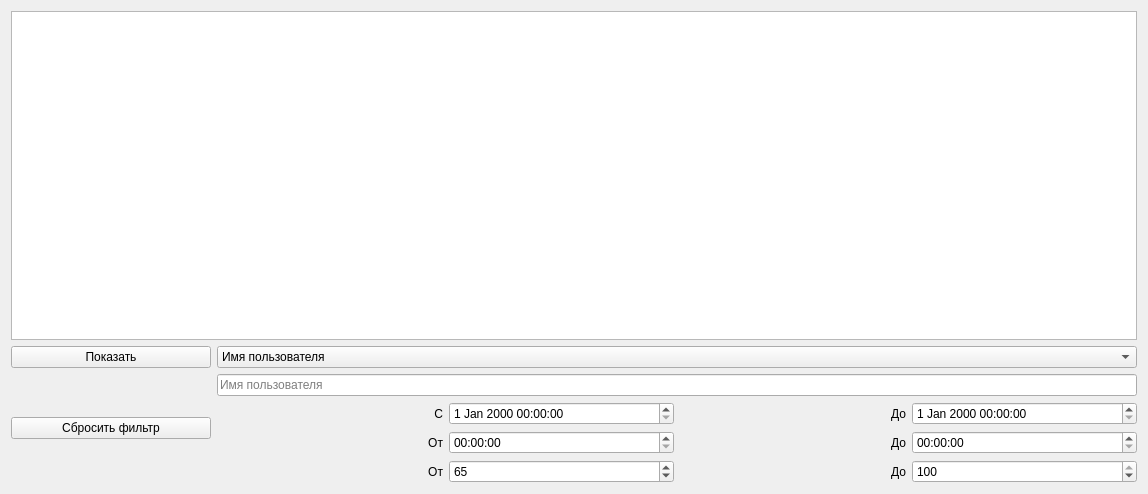
<?xml version="1.0" encoding="UTF-8"?>
<ui version="4.0">
 <class>StatViewWidget</class>
 <widget class="QWidget" name="StatViewWidget">
  <property name="geometry">
   <rect>
    <x>0</x>
    <y>0</y>
    <width>1148</width>
    <height>494</height>
   </rect>
  </property>
  <property name="windowTitle">
   <string>StatViewWidget</string>
  </property>
  <layout class="QGridLayout" name="gridLayout_2">
   <item row="1" column="1">
    <widget class="QComboBox" name="showOptionComboBox">
     <item>
      <property name="text">
       <string>Имя пользователя</string>
      </property>
     </item>
     <item>
      <property name="text">
       <string>Период прохождения тестирования</string>
      </property>
     </item>
     <item>
      <property name="text">
       <string>Продолжительность тестирования</string>
      </property>
     </item>
     <item>
      <property name="text">
       <string>Процент выполнения</string>
      </property>
     </item>
    </widget>
   </item>
   <item row="2" column="1">
    <layout class="QGridLayout" name="gridLayout">
     <item row="1" column="1">
      <widget class="QDateTimeEdit" name="testingStartDateTimeEdit"/>
     </item>
     <item row="0" column="0" colspan="4">
      <widget class="QLineEdit" name="usernameLineEdit">
       <property name="placeholderText">
        <string>Имя пользователя</string>
       </property>
      </widget>
     </item>
     <item row="1" column="3">
      <widget class="QDateTimeEdit" name="testingFinishDateTimeEdit"/>
     </item>
     <item row="1" column="2">
      <widget class="QLabel" name="testingFinishLabel">
       <property name="text">
        <string>До</string>
       </property>
       <property name="alignment">
        <set>Qt::AlignRight|Qt::AlignTrailing|Qt::AlignVCenter</set>
       </property>
      </widget>
     </item>
     <item row="1" column="0">
      <widget class="QLabel" name="testingStartLabel">
       <property name="text">
        <string>С</string>
       </property>
       <property name="alignment">
        <set>Qt::AlignRight|Qt::AlignTrailing|Qt::AlignVCenter</set>
       </property>
      </widget>
     </item>
     <item row="2" column="0">
      <widget class="QLabel" name="durationFromLabel">
       <property name="text">
        <string>От</string>
       </property>
       <property name="alignment">
        <set>Qt::AlignRight|Qt::AlignTrailing|Qt::AlignVCenter</set>
       </property>
      </widget>
     </item>
     <item row="2" column="1">
      <widget class="QTimeEdit" name="durationFromTimeEdit"/>
     </item>
     <item row="3" column="0">
      <widget class="QLabel" name="percentsFromLaleb">
       <property name="text">
        <string>От</string>
       </property>
       <property name="alignment">
        <set>Qt::AlignRight|Qt::AlignTrailing|Qt::AlignVCenter</set>
       </property>
      </widget>
     </item>
     <item row="3" column="2">
      <widget class="QLabel" name="percentsToLabel">
       <property name="text">
        <string>До</string>
       </property>
       <property name="alignment">
        <set>Qt::AlignRight|Qt::AlignTrailing|Qt::AlignVCenter</set>
       </property>
      </widget>
     </item>
     <item row="2" column="2">
      <widget class="QLabel" name="durationToLabel">
       <property name="text">
        <string>До</string>
       </property>
       <property name="alignment">
        <set>Qt::AlignRight|Qt::AlignTrailing|Qt::AlignVCenter</set>
       </property>
      </widget>
     </item>
     <item row="2" column="3">
      <widget class="QTimeEdit" name="durationToTimeEdit"/>
     </item>
     <item row="3" column="1">
      <widget class="QSpinBox" name="percentsFromSpinBox">
       <property name="value">
        <number>65</number>
       </property>
      </widget>
     </item>
     <item row="3" column="3">
      <widget class="QSpinBox" name="percentsToSpinBox">
       <property name="maximum">
        <number>100</number>
       </property>
       <property name="value">
        <number>100</number>
       </property>
      </widget>
     </item>
    </layout>
   </item>
   <item row="1" column="0">
    <widget class="QPushButton" name="showButton">
     <property name="sizePolicy">
      <sizepolicy hsizetype="Fixed" vsizetype="Fixed">
       <horstretch>0</horstretch>
       <verstretch>0</verstretch>
      </sizepolicy>
     </property>
     <property name="minimumSize">
      <size>
       <width>200</width>
       <height>0</height>
      </size>
     </property>
     <property name="text">
      <string>Показать</string>
     </property>
    </widget>
   </item>
   <item row="0" column="0" colspan="2">
    <widget class="QTableView" name="tableView">
     <property name="editTriggers">
      <set>QAbstractItemView::NoEditTriggers</set>
     </property>
     <property name="selectionMode">
      <enum>QAbstractItemView::NoSelection</enum>
     </property>
    </widget>
   </item>
   <item row="2" column="0">
    <widget class="QPushButton" name="clearFilterButton">
     <property name="text">
      <string>Сбросить фильтр</string>
     </property>
    </widget>
   </item>
  </layout>
 </widget>
 <resources/>
 <connections/>
</ui>
